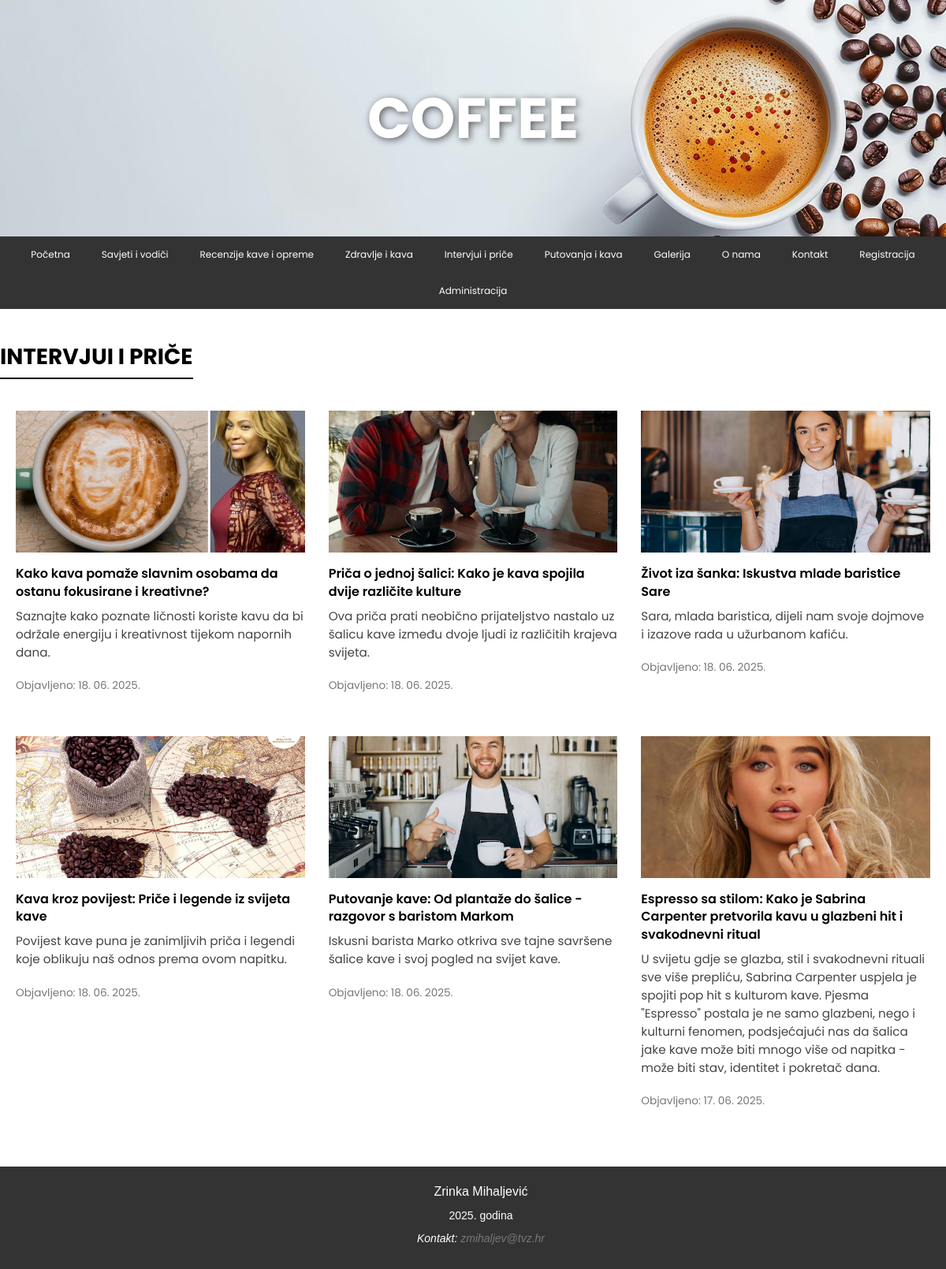
The page /kategorija.php?id=Intervjui i priče on the database its author committed.
### tables this page shows
CREATE TABLE `clanak` (
  `id` int(11) NOT NULL,
  `naslov` varchar(255) NOT NULL,
  `opis` text NOT NULL,
  `sadrzaj` text NOT NULL,
  `slika` varchar(100) NOT NULL,
  `kategorija` varchar(50) NOT NULL,
  `prikaz` tinyint(1) NOT NULL DEFAULT 0,
  `datum_unosa` timestamp NOT NULL DEFAULT current_timestamp()
);

### kategorija.php (the view, shortened to what this page needs)
<?php
include "connect.php";
$kategorija = isset($_GET['id']) ? trim($_GET['id']) : '';
$sql = "SELECT * FROM clanak WHERE kategorija = ? AND prikaz = 0 ORDER BY datum_unosa DESC";
$stmt = mysqli_prepare($conn, $sql);
mysqli_stmt_bind_param($stmt, "s", $kategorija);
mysqli_stmt_execute($stmt);
$result = mysqli_stmt_get_result($stmt);
?>
<!DOCTYPE html>
<html lang="hr">
<head>
    <link rel="stylesheet" href="https://cdnjs.cloudflare.com/ajax/libs/font-awesome/6.4.0/css/all.min.css" />
    <link rel="stylesheet" href="style.css">
</head>
<body>
    <header>
        <div class="banner">
            <img src="slike/coffeeheader.png" alt="Coffee Header">
            <h1>COFFEE</h1>
        </div>
        <nav class="navbar">
            <ul>
                <li><a href="index.php">Početna</a></li>
                <li><a href="kategorija.php?id=Savjeti%20i%20vodi%C4%8Di">Savjeti i vodiči</a></li>
                <li><a href="kategorija.php?id=Recenzije%20kave%20i%20opreme">Recenzije kave i opreme</a></li>
                <li><a href="kategorija.php?id=Zdravlje%20i%20kava">Zdravlje i kava</a></li>
                <li><a href="kategorija.php?id=Intervjui%20i%20pri%C4%8De">Intervjui i priče</a></li>
                <li><a href="kategorija.php?id=Putovanja%20i%20kava">Putovanja i kava</a></li>
                <li><a href="galerija.php">Galerija</a></li>
                <li><a href="onama.php">O nama</a></li>
                <li><a href="kontakt.php">Kontakt</a></li>
                <li><a href="registracija.php">Registracija</a></li>
                <li><a href="administrator.php">Administracija</a></li>
            </ul>
        </nav>
    </header>
    <main>
    <h1 class="naslov-kategorije"><?php echo strtoupper(htmlspecialchars($kategorija)); ?></h1>
    <section class="kategorija-container">
        <?php
        if ($result && mysqli_num_rows($result) > 0) {
            while ($row = mysqli_fetch_array($result)) {
                echo '<article class="kategorija-item">';
                echo '<a href="clanak.php?id=' . $row['id'] . '">';
                echo '<img src="slike/' . htmlspecialchars($row['slika']) . '" alt="' . htmlspecialchars($row['naslov']) . '">';
                echo '</a>';
                echo '<a href="clanak.php?id=' . $row['id'] . '" class="clanak-naslov">' . htmlspecialchars($row['naslov']) . '</a>';
                echo '<p class="clanak-opis">' . nl2br(htmlspecialchars($row['opis'])) . '</p>';
                echo '<p class="clanak-datum">Objavljeno: ' . date("d. m. Y.", strtotime($row['datum_unosa'])) . '</p>';
                echo '</article>';
            }
        } else {
            echo '<p class="prazna-kategorija">Nema dostupnih članaka u ovoj kategoriji.</p>';
        }
        ?>
    </section>
</main>
    <footer>
        <p class="footer-name">Zrinka Mihaljević</p>
        <p class="footer-year"><?= date("Y") ?>. godina</p>
        <p>Kontakt: <a href="mailto:zmihaljev@tvz.hr">zmihaljev@tvz.hr</a></p>
    </footer>
</body>
</html>

### style.css (style rules this page uses)
body { margin: 0; padding: 0; font-family: 'Poppins'; }
header { width: 100%; }
.banner { position: relative; width: 100%; height: 300px; overflow: hidden; }
.banner img { width: 100%; height: 100%; object-fit: cover; object-position: center right; display: block; }
.banner h1 { position: absolute; top: 50%; left: 50%; transform: translate(-50%, -50%); color: white; font-size: 6vw; text-shadow: 2px 2px 10px rgba(0, 0, 0, 0.6); margin: 0; text-align: center; }
.navbar { width: 100%; background-color: #333; }
.navbar ul { list-style-type: none; margin: 0; padding: 0; display: flex; flex-wrap: wrap; justify-content: center; }
.navbar ul li { display: block; }
.navbar a { text-decoration: none; color: white; padding: 14px 20px; display: block; text-align: center; font-size: 12px; }
footer { width: 100%; background-color: #333; color: white; text-align: left; padding: 20px 0; position: relative; bottom: 0; margin-top: 40px; line-height: 1.5; font-style: italic; }
footer p { margin: 0 0 8px 20px; font-size: 14px; font-family: sans-serif; text-align: center; }
footer a { color: #777; text-decoration: none; text-align: center; }
.footer-name { font-size: 16px; font-style: normal; color: white; text-align: center; }
.footer-year { font-style: normal; color: white; text-align: center; }
.naslov-kategorije { text-align: left; font-size: 28px; font-weight: bold; text-transform: uppercase; margin: 40px auto 10px; max-width: 1200px; border-bottom: 2px solid black; display: inline-block; padding-bottom: 5px; }
.kategorija-container { display: grid; grid-template-columns: repeat(3, 1fr); gap: 30px; max-width: 1200px; margin: 20px auto 60px; padding: 0 20px; }
.kategorija-item { display: flex; flex-direction: column; text-align: left; }
.kategorija-item img { width: 100%; height: 180px; object-fit: cover; }
.kategorija-item a { text-decoration: none; color: #000; font-weight: 600; margin-top: 10px; font-size: 16px; line-height: 1.4; }
.clanak-opis { font-size: 0.95em; margin: 0.5em 0; color: #444; }
.clanak-datum { font-size: 0.85em; color: #777; }

### rows shown on the page
clanak: slika (picture), naslov "Kako kava pomaže slavnim osobama da ostanu fokusirane i kreativne?", opis "Saznajte kako poznate ličnosti koriste kavu da bi održale energiju i kreativnost tijekom napornih dana.", datum_unosa "18. 06. 2025."
clanak: slika (picture), naslov "Priča o jednoj šalici: Kako je kava spojila dvije različite kulture", opis "Ova priča prati neobično prijateljstvo nastalo uz šalicu kave između dvoje ljudi iz različitih krajeva svijeta.", datum_unosa "18. 06. 2025."
clanak: slika (picture), naslov "Život iza šanka: Iskustva mlade baristice Sare", opis "Sara, mlada baristica, dijeli nam svoje dojmove i izazove rada u užurbanom kafiću.", datum_unosa "18. 06. 2025."
clanak: slika (picture), naslov "Kava kroz povijest: Priče i legende iz svijeta kave", opis "Povijest kave puna je zanimljivih priča i legendi koje oblikuju naš odnos prema ovom napitku.", datum_unosa "18. 06. 2025."
clanak: slika (picture), naslov "Putovanje kave: Od plantaže do šalice - razgovor s baristom Markom", opis "Iskusni barista Marko otkriva sve tajne savršene šalice kave i svoj pogled na svijet kave.", datum_unosa "18. 06. 2025."
clanak: slika (picture), naslov "Espresso sa stilom: Kako je Sabrina Carpenter pretvorila kavu u glazbeni hit i svakodnevni ritual", opis "U svijetu gdje se glazba, stil i svakodnevni rituali sve više prepliću, Sabrina Carpenter uspjela je spojiti pop hit s kulturom kave. Pjesma \"Espresso\" postala je ne samo glazbeni, nego i kulturni fenomen, podsjećajući nas da šalica jake kave može biti mnogo više od napitka - može biti stav, identitet i pokretač dana.", datum_unosa "17. 06. 2025."

### other values the page prints
$kategorija "INTERVJUI I PRIČE"
